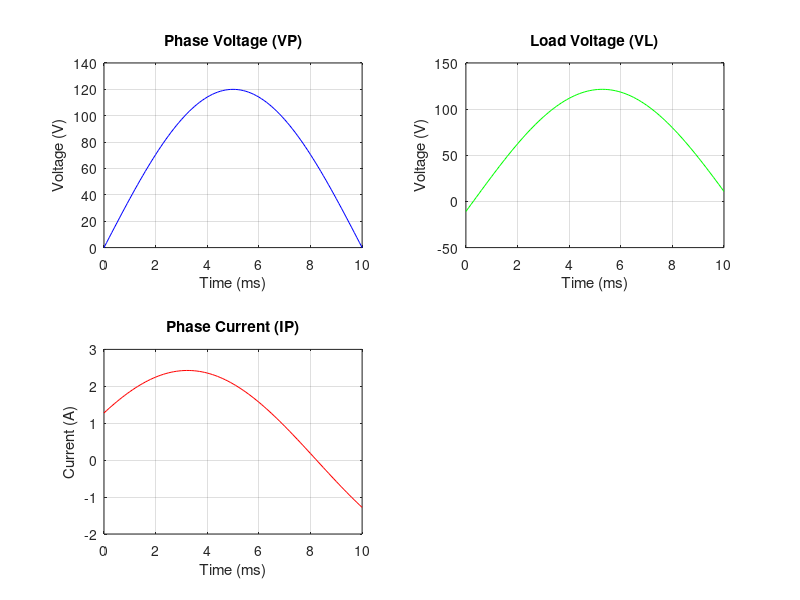

Write the MATLAB code that produced this figure.
clc;
clear;

% === Initialize given values ===
f = 50;                      % Frequency in Hz
t = 0:0.0001:0.01;           % Time vector (0 to 10 ms in steps of 0.1 ms)
w = 2 * pi * f;              % Angular frequency
VL = 207.85;                 % Line-to-line voltage

ZL = 2 + 1j*4;               % Line impedance
ZYL = 30 + 1j*40;            % Load impedance (Y-connection)
ZDelta = 60 - 1j*45;         % Load impedance (Delta-connection)

% === Convert Delta load to equivalent Y-load ===
ZYL = ZDelta / 3;

% === Voltage and current calculations ===
VP = VL / sqrt(3);           % Phase voltage

% Total impedance seen by source
ZT = ZL + ZYL + ZYL;         
IP = VP / ZT;                % Phase current

% Voltage drop and load voltage
VD = IP * ZL;
VL = VP - VD;

IY1 = VL / ZYL;              % Current in first Y-load branch
IY2 = VL / ZYL;              % Current in second Y-load branch
IDeltaline = sqrt(3) * IY2;  % Line current for Delta load

% === Power Calculations ===
S = 3 * VP * conj(IP);       % Apparent power (VA)
P = real(S);                 % Real power (W)
Q = imag(S);                 % Reactive power (VAR)

% Power consumed by each load type
PY1 = 3 * abs(IY1)^2 * ZYL;
PY2 = 3 * abs(IY2)^2 * ZYL;
PL  = 3 * abs(IP)^2 * ZL;
Ptotal = PY1 + PY2 + PL;

% === Display Results ===
disp('<<<<<<<<<<<<<<<<<RESULTS>>>>>>>>>>>>>>>>>>');
fprintf('Phase Current: %.2f < %.2f° A\n', abs(IP), angle(IP) * 180 / pi);
fprintf('Load Phase Voltage: %.2f < %.2f° V\n', abs(VL), angle(VL) * 180 / pi);
fprintf('Total Real Power: %.2f W\n', P);
fprintf('Total Reactive Power: %.2f VAR\n', Q);
fprintf('Power in Y Load: %.2f + j%.2f VA\n', real(PY1), imag(PY1));
fprintf('Power in Delta Load: %.2f + j%.2f VA\n', real(PY2), imag(PY2));
fprintf('Power in Line: %.2f + j%.2f VA\n', real(PL), imag(PL));
fprintf('Total Power Supplied: %.2f + j%.2f VA\n', real(S), imag(S));
fprintf('Total Power Consumed: %.2f + j%.2f VA\n', real(Ptotal), imag(Ptotal));
disp('<<<<<<<<<<<<<<<<<End>>>>>>>>>>>>>>>>>>');

% === Signal Calculations for Plotting ===
v_phase = abs(VP) * sin(w * t + angle(VP));
v_load  = abs(VL) * sin(w * t + angle(VL));
i_phase = abs(IP) * sin(w * t + angle(IP));
i_delta = abs(IDeltaline) * sin(w * t + angle(IY2));

% === Plot Results ===
figure;

subplot(2, 2, 1);
plot(t * 1000, v_phase, 'b');
title('Phase Voltage (VP)');
xlabel('Time (ms)');
ylabel('Voltage (V)');
grid on;

subplot(2, 2, 2);
plot(t * 1000, v_load, 'g');
title('Load Voltage (VL)');
xlabel('Time (ms)');
ylabel('Voltage (V)');
grid on;

subplot(2, 2, 3);
plot(t * 1000, i_phase, 'r');
title('Phase Current (IP)');
xlabel('Time (ms)');
ylabel('Current (A)');
grid on;
